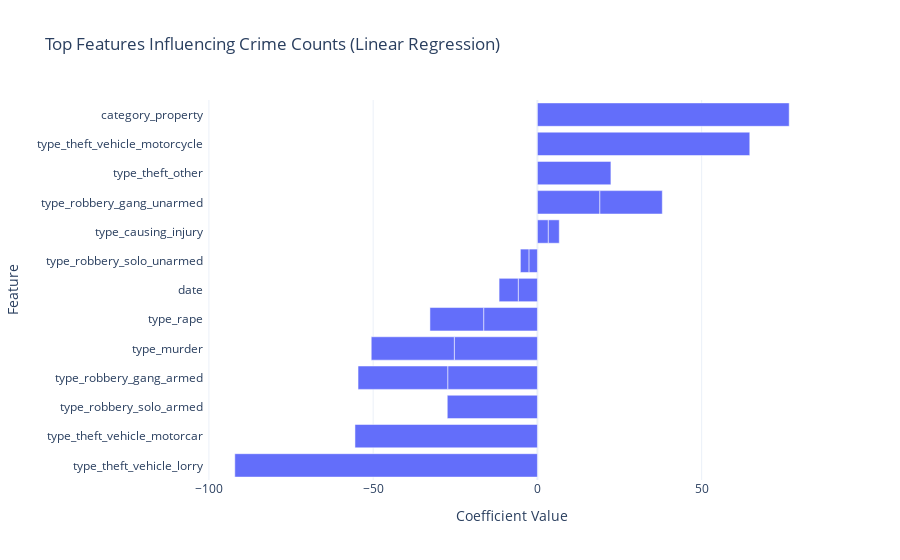

Notebook code for this chart:
### Code cell
import plotly.express as px

top_coef = pd.concat([
    coef_df.head(10),      # most negative
    coef_df.tail(10)       # most positive
])

fig = px.bar(
    top_coef,
    x='coefficient',
    y='feature',
    orientation='h',
    title='Top Features Influencing Crime Counts (Linear Regression)'
)

fig.update_layout(
    template='plotly_white',
    xaxis_title='Coefficient Value',
    yaxis_title='Feature'
)

fig.show()

### Figure 1 — Plotly figure (JSON) as saved in the notebook; plotly's stock layout.template omitted (floating-point values rounded to 4 significant figures)
{"data": [{"hovertemplate": "coefficient=%{x}<br>feature=%{y}<extra></extra>", "legendgroup": "", "marker": {"color": "#636efa", "pattern": {"shape": ""}}, "name": "", "orientation": "h", "showlegend": false, "textposition": "auto", "type": "bar", "x": [-92.12, -55.54, -27.44, -27.3, -25.29, -16.36, -5.832, -2.59, 3.326, 19.01, -27.3, -25.29, -16.36, -5.832, -2.59, 3.326, 19.01, 22.38, 64.65, 76.65], "xaxis": "x", "y": ["type_theft_vehicle_lorry", "type_theft_vehicle_motorcar", "type_robbery_solo_armed", "type_robbery_gang_armed", "type_murder", "type_rape", "date", "type_robbery_solo_unarmed", "type_causing_injury", "type_robbery_gang_unarmed", "type_robbery_gang_armed", "type_murder", "type_rape", "date", "type_robbery_solo_unarmed", "type_causing_injury", "type_robbery_gang_unarmed", "type_theft_other", "type_theft_vehicle_motorcycle", "category_property"], "yaxis": "y"}], "layout": {"barmode": "relative", "legend": {"tracegroupgap": 0}, "title": {"text": "Top Features Influencing Crime Counts (Linear Regression)"}, "xaxis": {"anchor": "y", "domain": [0, 1], "title": {"text": "Coefficient Value"}}, "yaxis": {"anchor": "x", "domain": [0, 1], "title": {"text": "Feature"}}}}
